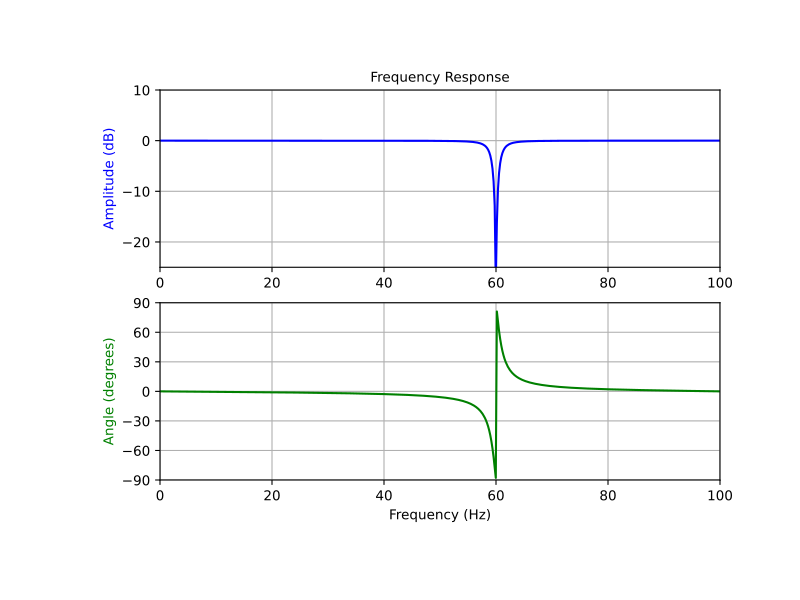

Write Python code to recreate this figure.
# Design and plot filter to remove the 60 Hz component from a
# signal sampled at 200 Hz, using a quality factor Q = 30

from scipy import signal
import matplotlib.pyplot as plt

fs = 200.0  # Sample frequency (Hz)
f0 = 60.0  # Frequency to be removed from signal (Hz)
Q = 30.0  # Quality factor
# Design notch filter
b, a = signal.iirnotch(f0, Q, fs)

# Frequency response
freq, h = signal.freqz(b, a, fs=fs)
# Plot
fig, ax = plt.subplots(2, 1, figsize=(8, 6))
ax[0].plot(freq, 20*np.log10(abs(h)), color='blue')
ax[0].set_title("Frequency Response")
ax[0].set_ylabel("Amplitude (dB)", color='blue')
ax[0].set_xlim([0, 100])
ax[0].set_ylim([-25, 10])
ax[0].grid()
ax[1].plot(freq, np.unwrap(np.angle(h))*180/np.pi, color='green')
ax[1].set_ylabel("Angle (degrees)", color='green')
ax[1].set_xlabel("Frequency (Hz)")
ax[1].set_xlim([0, 100])
ax[1].set_yticks([-90, -60, -30, 0, 30, 60, 90])
ax[1].set_ylim([-90, 90])
ax[1].grid()
plt.show()
